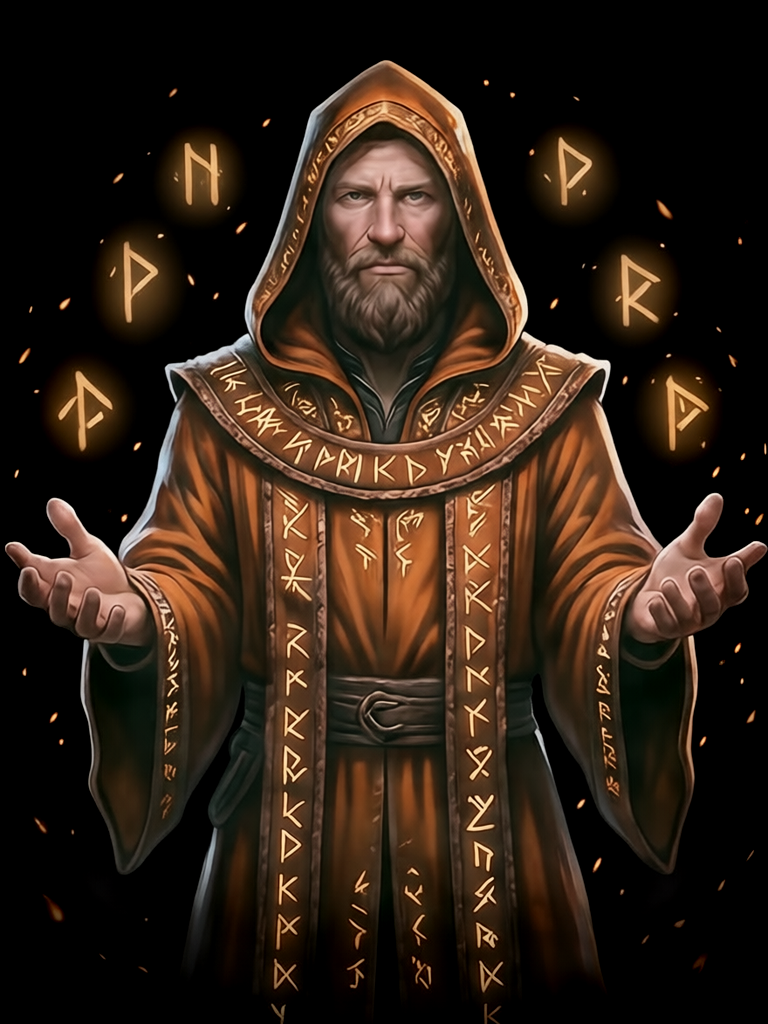
#> input picture concept-art/default-art-design-v1/characters/anthropic/idle.png, 768 x 1024 px
$ python build.py
#> lines starting #> are read from the running program, lines starting #| are printed output that depends on the picture; pictures that were not available may be replaced by others from this repository, and a replacement may not be noted
import argparse, shutil, subprocess, sys, tempfile
from pathlib import Path
import numpy as np
from PIL import Image

PACK = Path(__file__).resolve().parent.parent
WEB = PACK.parent.parent / "web" / "skins" / "guild"
BRAND = PACK.parent.parent / "web" / "brand"
GEN = Path("E:/projects/local-image-studio/scripts/gen.py")
PROVIDERS = ["anthropic", "google", "openai", "shell", "xai"]
STATES = ["idle", "working", "locked"]
CHARACTER_WIDTH = 640
PROPS = {
    "ui/level-medallion.png": 128,
    "ui/gem-mana.png": 48,
    "ui/gem-vitality.png": 48,
    "ui/padlock.png": 120,
    "familiars/aether.png": 112,
    "familiars/flame.png": 112,
    "familiars/leaf.png": 112,
    "familiars/night.png": 112,
}


def quantize(im, out):
    out.parent.mkdir(parents=True, exist_ok=True)
    im.quantize(256, method=Image.Quantize.FASTOCTREE, dither=Image.Dither.FLOYDSTEINBERG).save(out, optimize=True)


def encode(im, out, avif, webp=82):
    out.parent.mkdir(parents=True, exist_ok=True)
    im.save(out.with_suffix(".avif"), quality=avif, subsampling="4:4:4", speed=2)
    im.save(out.with_suffix(".webp"), quality=webp, method=6)


def shrink(im, width):
    return im.convert("RGBa").resize((width, round(im.height * width / im.width)), Image.LANCZOS).convert("RGBA")


def remask(src, mask):
    with tempfile.TemporaryDirectory() as tmp:
        r = subprocess.run([sys.executable, str(GEN), "--workflow", "remove-bg", "--input", str(src), "--out", tmp],
                           capture_output=True, text=True, check=True)
        cut = next(line for line in r.stdout.splitlines() if line.endswith(".png"))
        Image.open(cut).getchannel("A").save(mask, optimize=True)


def cutout(src, mask):
    rgb = np.asarray(Image.open(src).convert("RGB"), dtype=np.float32) / 255
    m = np.asarray(Image.open(mask).convert("L"), dtype=np.float32) / 255
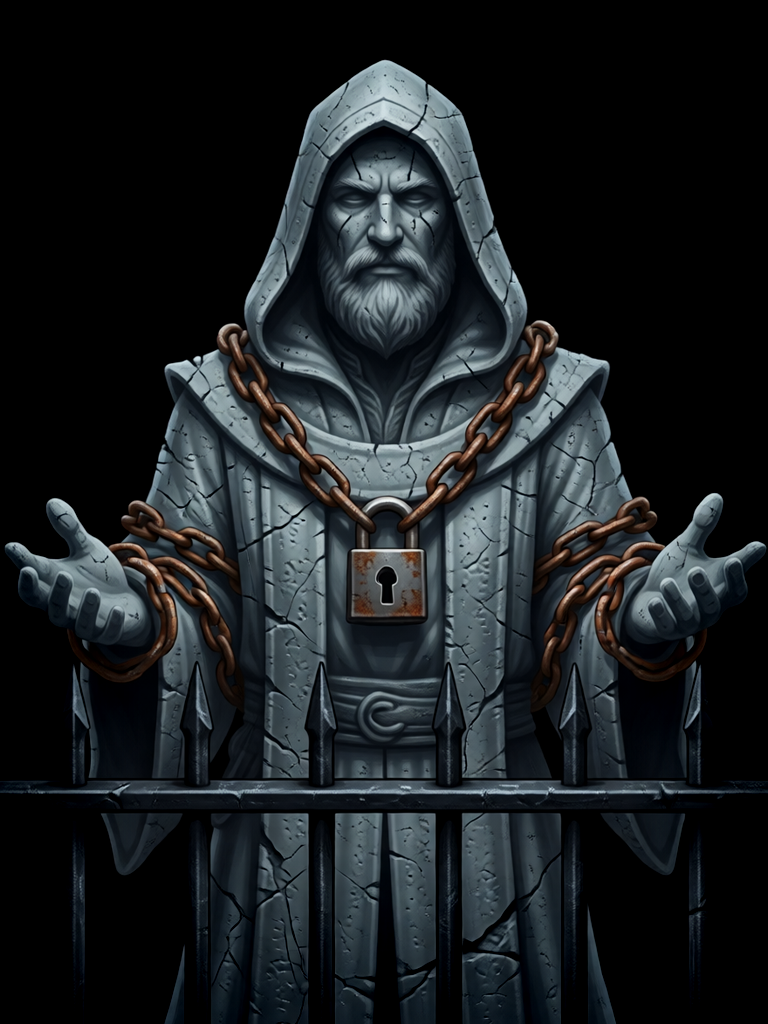
#> input picture concept-art/default-art-design-v1/characters/anthropic/locked.png, 768 x 1024 px, given in place of idle-mask.png, which was not available
    a = np.maximum(m, np.clip(rgb.max(axis=2) * 1.6, 0, 1))
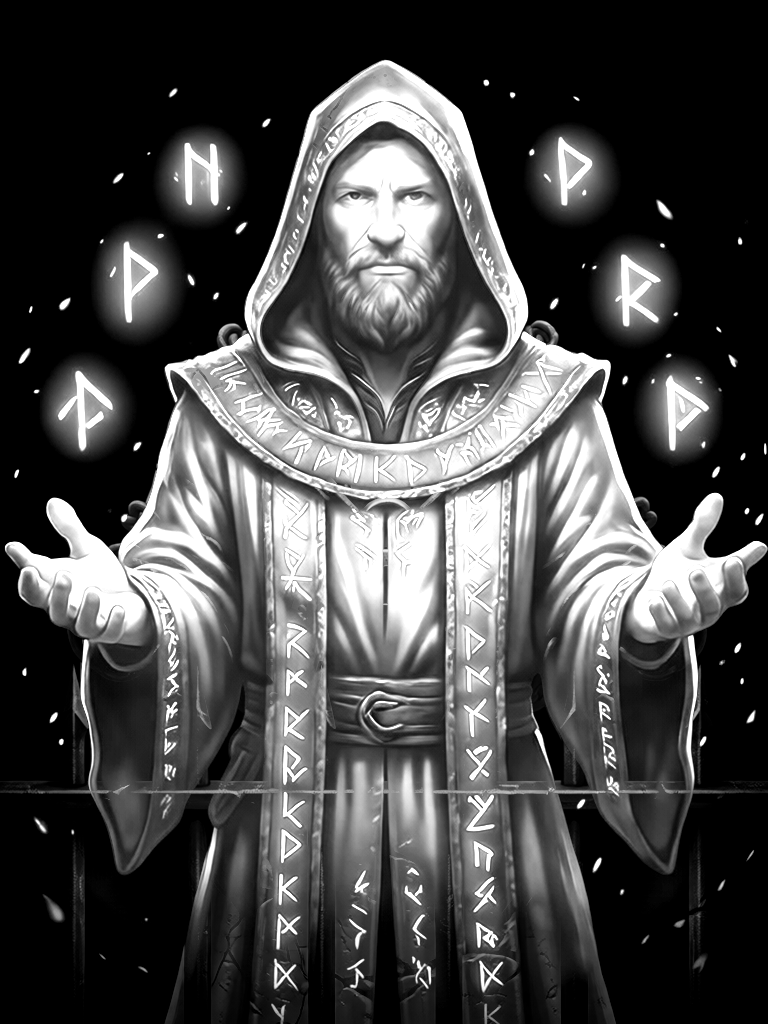
#> a: shape (1024, 768) float32; min 0, max 1, mean 0.285
    rgb = np.clip(rgb / np.maximum(a[..., None], 1e-3), 0, 1)
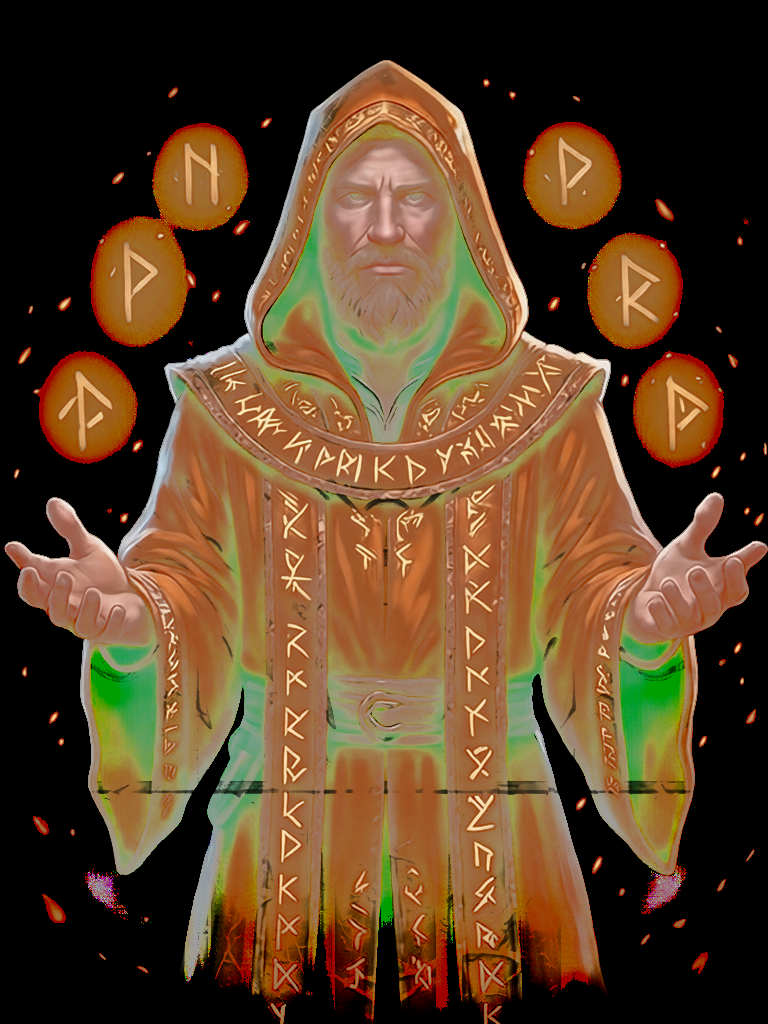
#> rgb: shape (1024, 768, 3) float32; mean R, G, B 0.353, 0.249, 0.145
    return Image.fromarray((np.dstack([rgb, a]) * 255 + 0.5).astype(np.uint8), "RGBA")
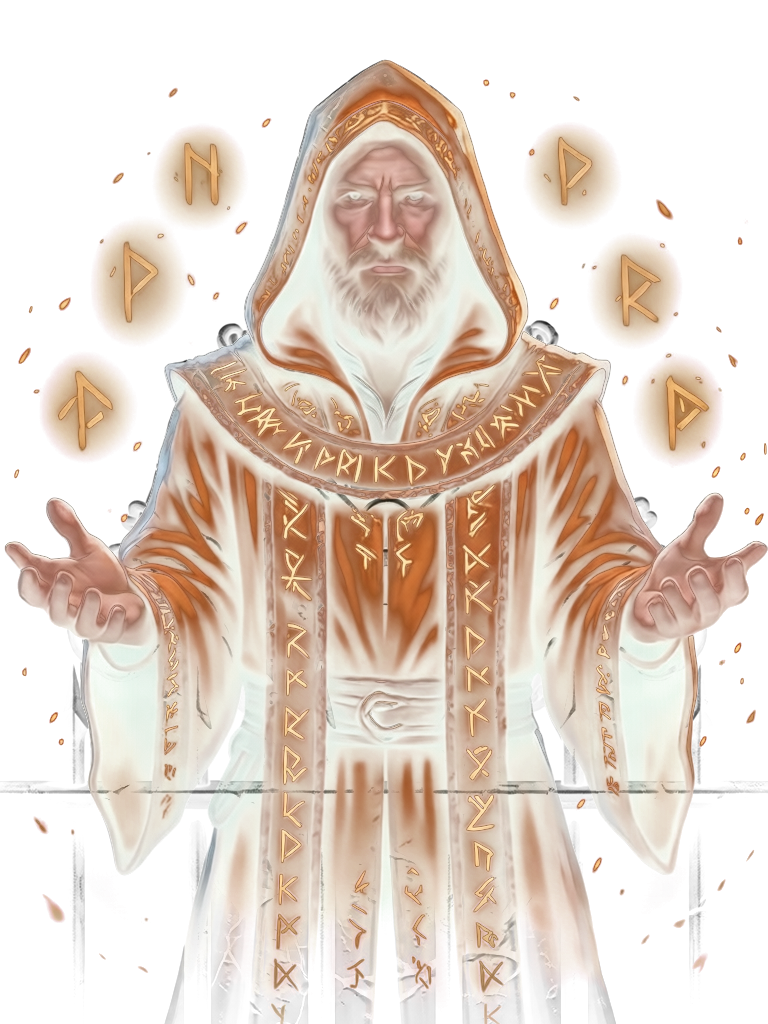
#> returned value: PIL image 768x1024 RGBA; mean R, G, B, A 89.8, 63.5, 37, 72.6; transparent parts drawn white


def masked(src, mask):
    im = Image.open(src).convert("RGBA")
    im.putalpha(Image.open(mask).convert("L"))
    return im.crop(im.getbbox())


def frame(src, out, origin=(40, 44), size=860, corner=168):
    nine_slice(Image.open(src).convert("RGBA").crop((*origin, origin[0] + size, origin[1] + size)).resize((corner, corner), Image.LANCZOS), out)


def diagonal(im):
    a = np.asarray(im).copy()
    upper = np.triu_indices(a.shape[0], 1)
    a[upper] = a.transpose(1, 0, 2)[upper]
    return Image.fromarray(a, "RGBA")


def nine_slice(tl, out):
    corner = tl.width
    im = Image.new("RGBA", (corner * 2 + 1, corner * 2 + 1))
    im.paste(tl, (0, 0))
    im.paste(tl.transpose(Image.FLIP_LEFT_RIGHT), (corner + 1, 0))
    im.paste(tl.transpose(Image.FLIP_TOP_BOTTOM), (0, corner + 1))
    im.paste(tl.transpose(Image.ROTATE_180), (corner + 1, corner + 1))
    im.paste(tl.crop((corner - 1, 0, corner, corner)), (corner, 0))
    im.paste(tl.crop((corner - 1, 0, corner, corner)).transpose(Image.FLIP_TOP_BOTTOM), (corner, corner + 1))
    im.paste(tl.crop((0, corner - 1, corner, corner)), (0, corner))
    im.paste(tl.crop((0, corner - 1, corner, corner)).transpose(Image.FLIP_LEFT_RIGHT), (corner + 1, corner))
    quantize(im, out)


def favicon(src, out, box=(110, 60, 395, 470), size=64):
    shield = Image.open(src).convert("RGBA").crop(box)
    side = max(shield.size)
    im = Image.new("RGBA", (side, side))
    im.paste(shield, ((side - shield.width) // 2, (side - shield.height) // 2))
    im.resize((size, size), Image.LANCZOS).save(out, optimize=True)


def main():
    ap = argparse.ArgumentParser()
    ap.add_argument("--masks", action="store_true", help="recompute the BiRefNet masks with the local image studio")
    args = ap.parse_args()

    for pid in PROVIDERS:
        for st in STATES:
            src = PACK / "characters" / pid / f"{st}.png"
            mask = PACK / "characters" / pid / f"{st}-mask.png"
            if args.masks:
                remask(src, mask)
            encode(shrink(cutout(src, mask), CHARACTER_WIDTH), WEB / "characters" / pid / st, avif=60)
#> (the run stopped early here; a loop or call above may not have finished)
